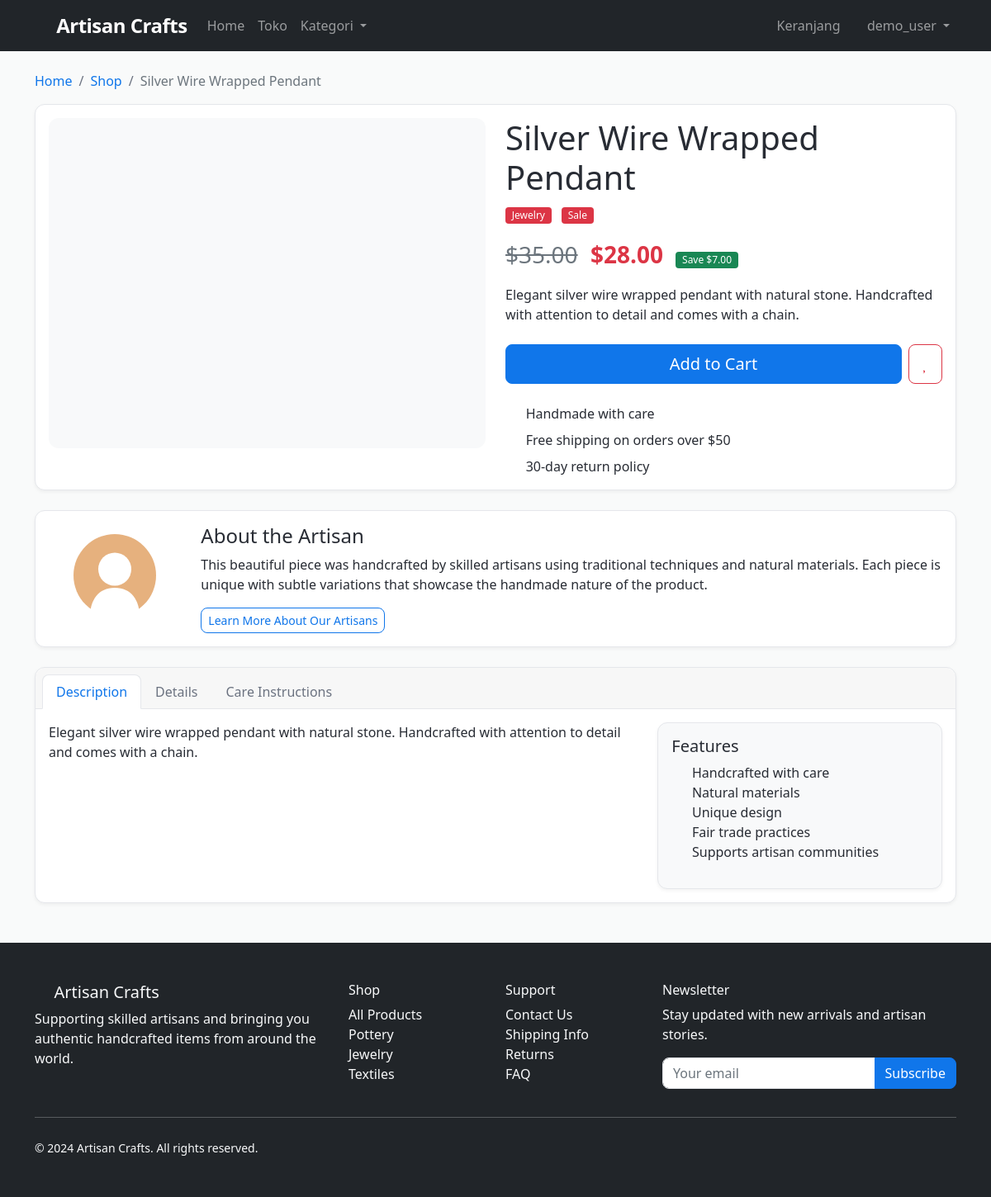
Screenshot of /product/silver-wire-wrapped-pendant (signed in) with the database file from the repository.
### models.py (models this page shows, shortened)
class Item(db.Model):
    id = db.Column(db.Integer, primary_key=True)
    title = db.Column(db.String(200), nullable=False)
    slug = db.Column(db.String(200), unique=True, nullable=False)
    description = db.Column(db.Text, nullable=False)
    price = db.Column(db.Numeric(10, 2), nullable=False)
    discount_price = db.Column(db.Numeric(10, 2), nullable=True)
    image_url = db.Column(db.String(500), nullable=True)
    category_id = db.Column(db.Integer, db.ForeignKey('category.id'), nullable=False)
    label = db.Column(db.String(1), default='P')  # P=Primary, S=Secondary, D=Danger
    date_added = db.Column(db.DateTime, default=datetime.utcnow)
    order_items = db.relationship('OrderItem', backref='item', lazy=True)
    def get_add_to_cart_url(self):
        return f'/add-to-cart/{self.slug}'
    def get_remove_from_cart_url(self):
        return f'/remove-from-cart/{self.slug}'
    def get_label_display(self):
        if self.label == 'P':
            return 'primary'
        elif self.label == 'S':
            return 'secondary'
        elif self.label == 'D':
            return 'danger'
        return 'primary'

class Category(db.Model):
    id = db.Column(db.Integer, primary_key=True)
    code = db.Column(db.String(2), unique=True, nullable=False)
    name = db.Column(db.String(100), nullable=False)
    items = db.relationship('Item', backref='category', lazy=True)

### core/routes.py (the view)
@bp.route('/product/<slug>')
def product_detail(slug):
    item = Item.query.filter_by(slug=slug).first_or_404()
    return render_template('product_detail.html', item=item)

### core/routes.py (called while the page is built, shortened)
def get_or_create_order():
    if 'user_id' in session:
        order = Order.query.filter_by(user_id=session['user_id'], ordered=False).first()
        if not order:
            order = Order(user_id=session['user_id'])
            db.session.add(order)
            db.session.commit()
    return order

@bp.app_context_processor
def inject_cart_count():
    try:
        order = get_or_create_order()
        cart_count = order.get_item_count() if order else 0
    except:
        cart_count = 0
    return dict(cart_count=cart_count)

### models.py (called while the page is built)
    def get_item_count(self):
        return sum(item.quantity for item in self.items)

### templates/product_detail.html (shortened to what this page needs)
{% extends 'base.html' %}
{% block content %}
<div class="container mt-4">
    <nav aria-label="breadcrumb">
        <ol class="breadcrumb">
            <li class="breadcrumb-item"><a href="{{ url_for('core.home') }}">Home</a></li>
            <li class="breadcrumb-item"><a href="{{ url_for('core.products') }}">Shop</a></li>
            <li class="breadcrumb-item active" aria-current="page">{{ item.title }}</li>
        </ol>
    </nav>
    <div class="card">
        <div class="card-body">
            <div class="row">
                <div class="col-md-6 mb-4">
                    <div class="product-image-container">
                        {% if item.image_url %}
                        <img src="{{ item.image_url }}" class="img-fluid rounded" alt="{{ item.title }}">
                        {% else %}
                        <div class="product-placeholder rounded d-flex align-items-center justify-content-center" style="height: 400px; background-color: #f8f9fa;">
                            <i class="fas fa-image fa-5x text-muted"></i>
                        </div>
                        {% endif %}
                    </div>
                </div>
                <div class="col-md-6">
                    <h1 class="mb-2">{{ item.title }}</h1>
                    <div class="mb-3">
                        <span class="badge bg-{{ item.get_label_display() }} me-2">{{ item.category.name }}</span>
                        {% if item.discount_price %}
                        <span class="badge bg-danger">Sale</span>
                        {% endif %}
                    </div>
                    <div class="product-price fs-3 mb-3">
                        {% if item.discount_price %}
                        <span class="text-muted text-decoration-line-through me-2">${{ item.price }}</span>
                        <span class="fw-bold text-danger">${{ item.discount_price }}</span>
                        <span class="ms-2 badge bg-success">
                            Save ${{ "%.2f"|format(item.price - item.discount_price) }}
                        </span>
                        {% else %}
                        <span class="fw-bold">${{ item.price }}</span>
                        {% endif %}
                    </div>
                    <p class="mb-4">{{ item.description }}</p>
                    <div class="d-grid gap-2 d-md-flex mb-4">
                        <a href="{{ item.get_add_to_cart_url() }}" class="btn btn-primary btn-lg flex-grow-1">
                            <i class="fas fa-shopping-bag me-2"></i>Add to Cart
                        </a>
                        <a href="{{ item.get_remove_from_cart_url() }}" class="btn btn-outline-danger btn-lg">
                            <i class="fas fa-heart"></i>
                        </a>
                    </div>
                    <div class="product-meta">
                        <div class="mb-2">
                            <i class="fas fa-hands text-success me-2"></i>
                            <span>Handmade with care</span>
                        </div>
                        <div class="mb-2">
                            <i class="fas fa-truck text-muted me-2"></i>
                            <span>Free shipping on orders over $50</span>
                        </div>
                        <div>
                            <i class="fas fa-undo text-muted me-2"></i>
                            <span>30-day return policy</span>
                        </div>
                    </div>
                </div>
            </div>
        </div>
    </div>
    <div class="card mt-4">
        <div class="card-body">
            <div class="row align-items-center">
                <div class="col-md-2 text-center">
                    <svg width="100" height="100" viewBox="0 0 200 200" xmlns="http://www.w3.org/2000/svg" class="mb-2">
                        <circle cx="100" cy="100" r="100" fill="#e6b17e" />
                        <circle cx="100" cy="85" r="40" fill="#fff" />
                        <path d="M100,130 C60,130 40,160 40,200 L160,200 C160,160 140,130 100,130 Z" fill="#fff" />
                    </svg>
                </div>
                <div class="col-md-10">
                    <h4>About the Artisan</h4>
                    <p>This beautiful piece was handcrafted by skilled artisans using traditional techniques and natural materials. Each piece is unique with subtle variations that showcase the handmade nature of the product.</p>
                    <a href="#" class="btn btn-sm btn-outline-primary">Learn More About Our Artisans</a>
                </div>
            </div>
        </div>
    </div>
    <div class="card mt-4">
        <div class="card-header">
            <ul class="nav nav-tabs card-header-tabs" id="productTabs" role="tablist">
                <li class="nav-item" role="presentation">
                    <button class="nav-link active" id="description-tab" data-bs-toggle="tab" data-bs-target="#description" type="button" role="tab" aria-controls="description" aria-selected="true">
                        Description
                    </button>
                </li>
                <li class="nav-item" role="presentation">
                    <button class="nav-link" id="specifications-tab" data-bs-toggle="tab" data-bs-target="#specifications" type="button" role="tab" aria-controls="specifications" aria-selected="false">
                        Details
                    </button>
                </li>
                <li class="nav-item" role="presentation">
                    <button class="nav-link" id="care-tab" data-bs-toggle="tab" data-bs-target="#care" type="button" role="tab" aria-controls="care" aria-selected="false">
                        Care Instructions
                    </button>
                </li>
            </ul>
        </div>
        <div class="card-body">
            <div class="tab-content" id="productTabsContent">
                <div class="tab-pane fade show active" id="description" role="tabpanel" aria-labelledby="description-tab">
                    <div class="row">
                        <div class="col-md-8">
                            <p>{{ item.description }}</p>
                        </div>
                        <div class="col-md-4">
                            <div class="card bg-light">
                                <div class="card-body">
                                    <h5 class="card-title">Features</h5>
                                    <ul class="list-unstyled">
                                        <li><i class="fas fa-check text-success me-2"></i> Handcrafted with care</li>
                                        <li><i class="fas fa-check text-success me-2"></i> Natural materials</li>
                                        <li><i class="fas fa-check text-success me-2"></i> Unique design</li>
                                        <li><i class="fas fa-check text-success me-2"></i> Fair trade practices</li>
                                        <li><i class="fas fa-check text-success me-2"></i> Supports artisan communities</li>
                                    </ul>
                                </div>
                            </div>
                        </div>
                    </div>
                </div>
            </div>
        </div>
    </div>
</div>
{% endblock %}

### static/css/style.css (style rules this page uses)
:root { --primary-color: 212 87% 49%; --secondary-color: 30 70% 70%; --accent-color: 92 40% 40%; --background: 210 11% 98%; --card-background: 0 0% 100%; --text-primary: 220 13% 18%; --text-secondary: 220 9% 46%; --border-color: 220 13% 91%; }
body { font-family: 'Segoe UI', Tahoma, Geneva, Verdana, sans-serif; background-color: hsl(var(--background)); color: hsl(var(--text-primary)); }
.product-placeholder { height: 250px; background-color: hsl(var(--background)); display: flex; align-items: center; justify-content: center; color: hsl(var(--text-secondary)); }
.product-price { font-size: 1.1rem; }
.btn { border-radius: 8px; font-weight: 500; transition: all 0.3s ease; }
.btn-primary { background-color: hsl(var(--primary-color)); border-color: hsl(var(--primary-color)); }
.btn-outline-primary { color: hsl(var(--primary-color)); border-color: hsl(var(--primary-color)); }
.card { border: 1px solid hsl(var(--border-color)); border-radius: 12px; background-color: hsl(var(--card-background)); box-shadow: 0 2px 4px rgba(0,0,0,0.05); }
.card-header { border-bottom: 1px solid hsl(var(--border-color)); border-radius: 12px 12px 0 0 !important; }
.badge { font-size: 0.75rem; font-weight: 500; }
.product-image-container { position: relative; overflow: hidden; border-radius: 12px; }
.nav-tabs .nav-link { color: hsl(var(--text-secondary)); border: 1px solid transparent; border-radius: 8px 8px 0 0; }
.nav-tabs .nav-link.active { color: hsl(var(--primary-color)); background-color: hsl(var(--card-background)); border-color: hsl(var(--border-color)) hsl(var(--border-color)) hsl(var(--card-background)); }
.breadcrumb { background-color: transparent; padding: 0; margin-bottom: 1rem; }
.breadcrumb-item + .breadcrumb-item::before { color: hsl(var(--text-secondary)); }
.breadcrumb-item a { color: hsl(var(--primary-color)); text-decoration: none; }

### rows the page displays
Item: title "Silver Wire Wrapped Pendant", price "35.00", discount_price "28.00", item.price-item.discount_price "7.00", description "Elegant silver wire wrapped pendant with natural stone. Handcrafted with attention to detail and comes with a chain."
Category: category.name "Jewelry"

### other values shown
{{ session.username }} "demo_user"
